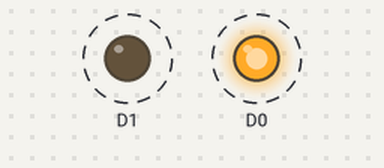
This sketch was run on a simulated ESP8266 (NodeMCU). Shown: output pins drawn as LEDs (lit = HIGH). Dashed ring = blinking.

Above: at 0.1 s.
Timing chart, 0 to 3.0 s (numbered marks = the images above):
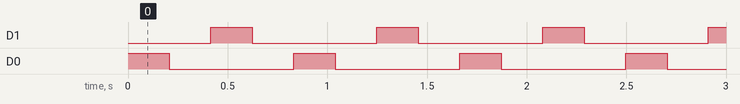

The sketch:

FUNCTION_LED_.ino
```cpp
void setup() {
  pinMode(D0,OUTPUT);
  pinMode(D1,OUTPUT);


}

void loop() {
  //BlinkLED D0
  BlinkLED(D0,2000,2000);
  //BlinkLED D1
  BlinkLED(D1,2000,2000);

}
//input parameters : pin connected to for eg: D1,D2,D3....
//                 :on_duration means duration in ms for which it has to be turned on.
//                 :off_duration means duration in ms for which it has to be turned off.
void BlinkLED(uint8_t pin,uint8_t on_duration,uint8_t off_duration)
{
  digitalWrite( pin,HIGH);
  delay( on_duration);
  digitalWrite(pin,LOW);
  delay( off_duration);
}
```

Measured:
- by itself, D1, D0: alternates HIGH for 0.21 s and LOW for 0.62 s
- by itself, everything shown: repeats every 0.83 s, in 4 steps
